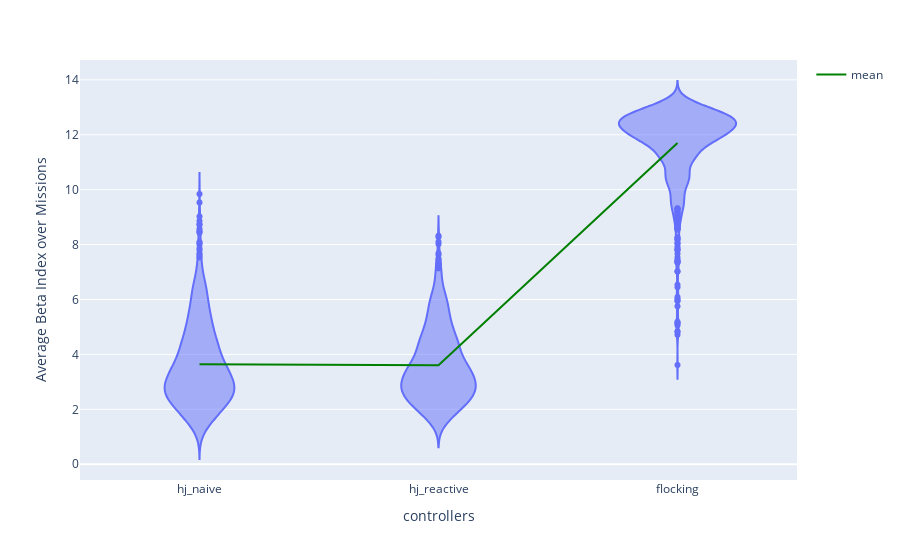

The notebook cell this image was saved under:
### Markdown cell above
+ Beta Index

### Code cell
beta_index_avg_dic = {"hj_naive": metrics_hj_naive["Average Beta Index"],
                      "hj_reactive": metrics_hj_reactive["Average Beta Index"],
                      "flocking": metrics_hj_flocking["Average Beta Index"]}
beta_index_avg_df = pd.DataFrame(beta_index_avg_dic)
fig_beta = px.violin(beta_index_avg_df)
mean_trace = go.Scatter(
    x=beta_index_avg_df.columns,
    y=beta_index_avg_df.mean(),
    mode='lines',
    line=dict(color='green', width=2),
    showlegend=True,
    name="mean"
)
fig_beta.add_trace(mean_trace)
# Add custom x and y labels
fig_beta.update_layout(
    xaxis_title="controllers",
    yaxis_title="Average Beta Index over Missions"
)
fig_beta.show()

### Figure 1 — Plotly figure (JSON) as saved in the notebook; plotly's stock layout.template omitted (floating-point values rounded to 4 significant figures; data arrays with more than 128 entries replaced by an {"elided": "..."} marker saying what was removed)
{"data": [{"alignmentgroup": "True", "box": {"visible": false}, "hovertemplate": "variable=%{x}<br>value=%{y}<extra></extra>", "legendgroup": "", "marker": {"color": "#636efa"}, "name": "", "offsetgroup": "", "orientation": "v", "scalegroup": "True", "showlegend": false, "type": "violin", "x": {"elided": "3042 str values"}, "x0": " ", "xaxis": "x", "y": {"elided": "3042 float values"}, "y0": " ", "yaxis": "y"}, {"line": {"color": "green", "width": 2}, "mode": "lines", "name": "mean", "showlegend": true, "type": "scatter", "x": ["hj_naive", "hj_reactive", "flocking"], "y": [3.638, 3.61, 11.7]}], "layout": {"legend": {"tracegroupgap": 0}, "margin": {"t": 60}, "violinmode": "group", "xaxis": {"anchor": "y", "domain": [0, 1], "title": {"text": "controllers"}}, "yaxis": {"anchor": "x", "domain": [0, 1], "title": {"text": "Average Beta Index over Missions"}}}}
